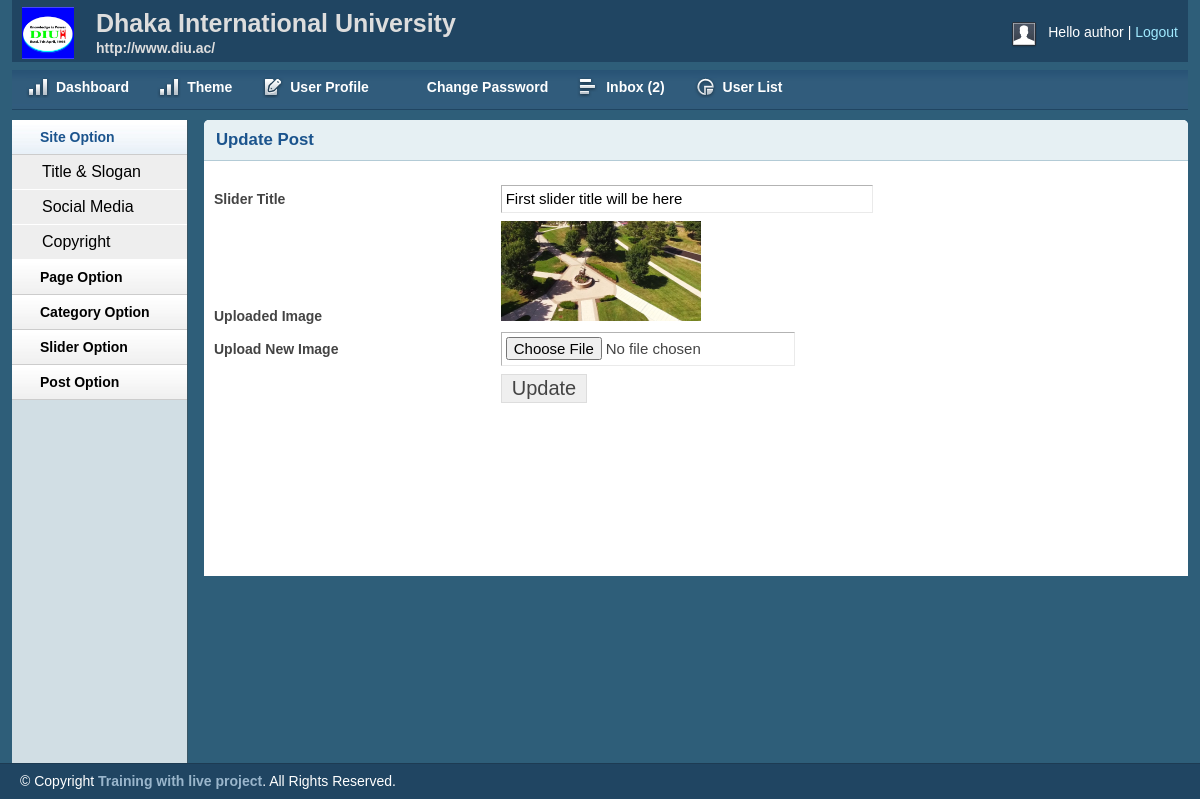
The page /admin/editslider.php?sliderid=1 (signed in) on the database its author committed.
### tables this page shows
CREATE TABLE `tbl_slider` (
  `id` int(11) NOT NULL,
  `title` varchar(255) NOT NULL,
  `image` varchar(255) NOT NULL
);

### lib/Database.php (called while the page is built, shortened)
<?php
class Database{
	public $host   = DB_HOST;
	public $user   = DB_USER;
	public $pass   = DB_PASS;
	public $dbname = DB_NAME;
	public $link;
	private function connectDB(){
		$this->link = new mysqli($this->host, $this->user, $this->pass, $this->dbname);
	}
	public function select($query){
		$result = $this->link->query($query) or die($this->link->error.__LINE__);
		if ($result->num_rows > 0) {
			return $result;
		}else{
			return false;
		}
	}
}
?>

### admin/editslider.php (the view, shortened to what this page needs)
<?php include'inc/header.php'; ?>
<?php include'inc/sidebar.php'; ?>
<?php
if (!isset($_GET['sliderid']) || $_GET['sliderid'] == NULL) {
    header("Location:sliderlist.php");
}else{
    $sliderid = $_GET['sliderid'];
}
?>
        <div class="grid_10">
            <div class="box round first grid">
                <h2>Update Post</h2>
                <div class="block">
            <?php
            $query = "SELECT * FROM tbl_slider WHERE id='$sliderid' ";
            $getslider = $db->select($query);
            if ($getslider) {
                while ($result = $getslider->fetch_assoc()) { ?>
                 <form action="" method="POST" enctype="multipart/form-data">
                    <table class="form">
                        <tr>
                            <td><label>Slider Title</label></td>
                            <td><input type="text" name="title" value="<?php echo $result['title']; ?>" class="medium" /></td>
                        </tr>
                        <tr>
                          <td><label>Uploaded Image</label></td>
                          <td><img src="<?php echo $result['image']; ?>" alt="" height="100px" width="200px" /></td>
                      </tr>
                        <tr>
                            <td><label> Upload New Image</label></td>
                            <td><input type="file" name="image" /></td>
                        </tr>
                        <tr>
                            <td></td>
                            <td><input type="submit" name="submit" Value="Update" /></td>
                        </tr>
                    </table>
                    </form>
            <?php
             }
            }
            ?>
                </div>
            </div>
<?php include'inc/footer.php'; ?>

### admin/css/text.css (style rules this page uses)
body { font: 13px/1.5 Tahoma, Helvetica, Arial, 'Liberation Sans', FreeSans, sans-serif; }
h2 { font-size: 23px; }
p, dl, hr, h1, h2, h3, h4, h5, h6, ol, ul, pre, table, address, fieldset { margin-bottom: 20px; }

### admin/css/layout.css (style rules this page uses)
body { background: #fff none repeat scroll 0 0; color: #444; font-size: 14px; padding: 0; }
h1, h2, h3, h4, h5, h6 { line-height:1.2em; margin-bottom:.3em; }
h2 { margin-top:1em; }
.box { background:#fff; margin-bottom:20px; padding:10px 10px 10px 10px; margin-left:-8px; }
.box.grid { padding-bottom:40px; }
.box.round { -moz-border-radius: 5px 5px 0px 0px; -webkit-border-radius: 5px 5px 0px 0px; border-radius: 5px 5px 0px 0px; }
.box h2 { font-size:1.2em; font-weight:bold; color:#1B548D; background:#E6F0F3; margin:-10px -10px 0 -10px; padding:10px 12px; border-bottom:1px solid #B3CBD6; -moz-border-radius: 5px 5px 0px 0px; -webkit-border-radius: 5px 5px 0px 0px; border-radius: 5px 5px 0px 0px; }
.box.first { min-height: 406px; }
.block { padding-top:20px; }
table.form { width:100%; }
table.form td { padding:4px 0px; }
table.form label { font-weight:bold; }
table.form input, table.form select { font-size: 15px; padding: 4px 4px 5px 4px; border-top: 1px solid #b3b3b3; border-left: 1px solid #b3b3b3; border-right: 1px solid #eaeaea; border-bottom: 1px solid #eaeaea; }
table.form input[type="submit"] { border: 1px solid #ddd; color: #444; cursor: pointer; font-size: 20px; padding: 2px 10px; }
input.medium { width: 55%; }
.block { padding-bottom:1px; }

### rows shown on the page
tbl_slider: title "First slider title will be here", image (picture)

### other values the page prints
Session::get('username') "author"
$count "2"
